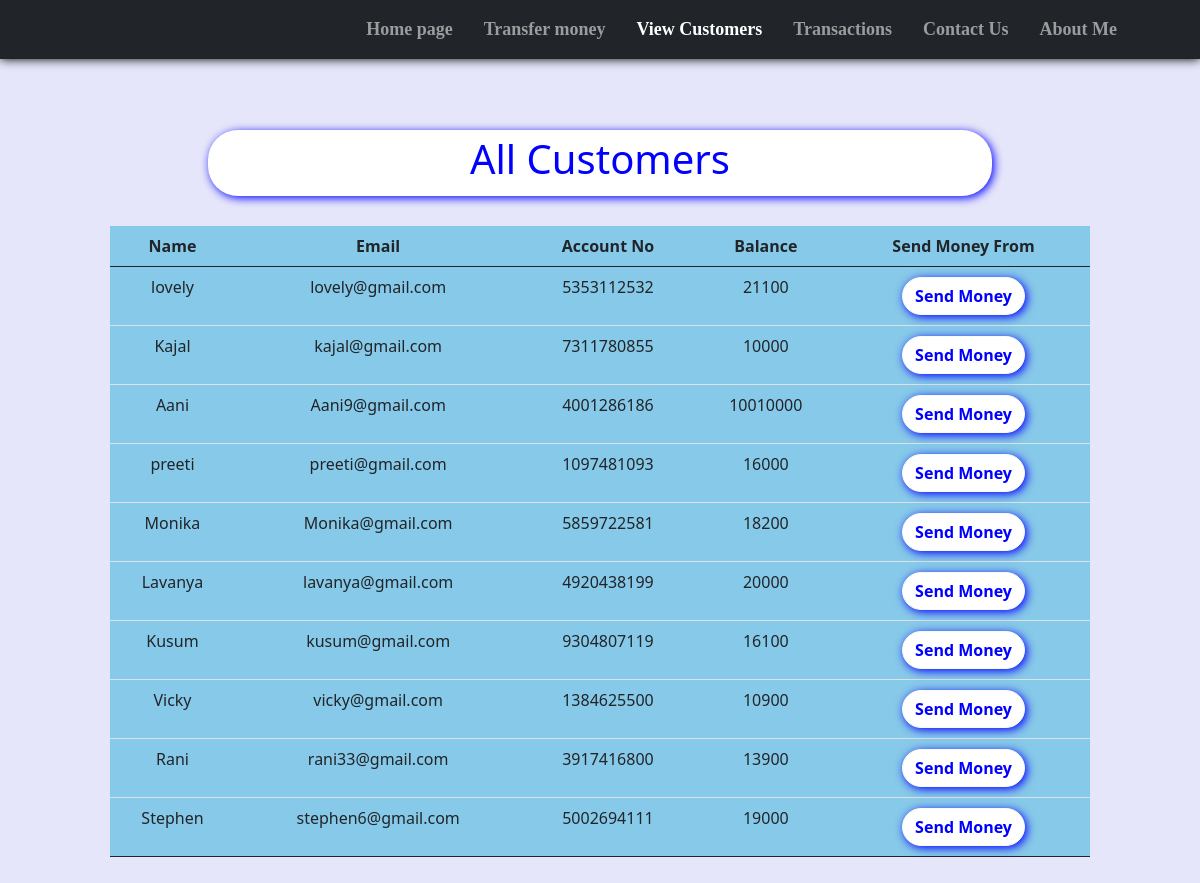
/all_cust.php, run on the app's committed database.
### tables this page shows
CREATE TABLE `users` (
  `sr` int(11) NOT NULL,
  `name` varchar(20) NOT NULL,
  `email` varchar(20) NOT NULL,
  `accno` varchar(10) NOT NULL,
  `blc` bigint(20) NOT NULL
);

### all_cust.php (the view, shortened to what this page needs)
<!doctype html>
<html lang="en">
<head>
    <link href="https://cdn.jsdelivr.net/npm/bootstrap@5.0.2/dist/css/bootstrap.min.css" rel="stylesheet"
>
    <link rel="stylesheet" href="https://cdnjs.cloudflare.com/ajax/libs/font-awesome/5.15.3/css/all.min.css"
 />
</head>
<body style="background-color:lavender;">
    <?php include 'spin.php'; ?>
    <nav class="navbar navbar-expand-lg navbar-dark bg-dark fixed fixed-top"
        style="font-family:candara; font-size:18px; box-shadow: 0px 0px 10px 0px black;">
        <div class="container-fluid">
            <a href="index.php"><img src="statics\logo.jpg" alt=""
                    style="height: 80px; margin-left:25px; margin-top:10px;"></a>
        </div>
        <div class="collapse navbar-collapse" id="navbarSupportedContent">
            <b>
                <ul class="navbar-nav ">
                    <li class="nav-item nav-links" style="margin-left:15px;">
                        <a class="nav-link text-nowrap" aria-current="page" href="index.php">Home page</a>
                    </li>
                    <li class="nav-item" style="margin-left:15px; ">
                        <a class="nav-link text-nowrap" href="send_money.php">Transfer money</a>
                    </li>
                    <li class="nav-item" style="margin-left:15px;">
                        <a class="nav-link text-nowrap active" href="all_cust.php">View Customers</a>
                    </li>
                    <li class="nav-item" style="margin-left:15px;">
                        <a class="nav-link text-nowrap" href="transactions.php">Transactions</a>
                    </li>
                    <li class="nav-item" style="margin-left:15px;">
                        <a class="nav-link text-nowrap" href="contact_us.php">Contact Us</a>
                    </li>
                    <li class="nav-item" style="margin-left:15px; margin-right:75px;">
                        <a class="nav-link text-nowrap" href="about_us.php">About Me</a>
                    </li>
                </ul>
            </b>
        </div>
    </nav>
    <center>
        <div class="container" style="margin-top: 10%; padding:10px 80px 10px 80px; ">
            <div
                style="width:80%; background-color:white; padding:5px 5px 5px 5px; border-radius:30px; box-shadow: 2px 2px 10px blue;">
                <h1 style=" color:blue;">All Customers</h1>
            </div>
            <?php
    $conn = mysqli_connect($servername, $username, $password, $database);
    if(!$conn){
        die("Connection not established: ".mysqli_connect_error());
    }else{
        $sql = "SELECT * FROM `users`";
        $result = mysqli_query($conn, $sql);
?>
            <table class="table table" style="margin-top: 30px;background-color:#87c9e8">
                <thead>
                    <tr>
                        <th scope="col">Name</th>
                        <th scope="col">Email</th>
                        <th scope="col">Account No</th>
                        <th scope="col">Balance</th>
                        <th scope="col">Send Money From</th>
                    </tr>
                </thead>
                <?php
echo "<tbody>";
        while($row = mysqli_fetch_assoc($result)){
        echo    '
            <tr>
              <td>'.$row['name'].'</td>
              <td>'.$row['email'].'</td>
              <td>'.$row['accno'].'</td>
              <td>'.$row['blc'].'</td>
              <td style="padding:10px 10px 10px 10px">
              <a href="send_money.php?reads='.$row['accno'].'"
              <button type="button" class="btn mybtn btn-outline-light">Send Money</button>
              </a>
              </td>
            </tr>';
    }
    }
    echo "</tbody>";
?>
        </div>
    </center>
</body>
</html>

### spin.php (shortened to what this page needs)
<html>
<head>
<link rel="stylesheet" href="https://cdnjs.cloudflare.com/ajax/libs/font-awesome/5.15.3/css/all.min.css" />
</head>
<body>
    </body>
</html>

### all_cust.php (style rules this page uses)
th, td { text-align: center; }
.mybtn { box-shadow: 2px 2px 10px blue; border-radius: 30px; font-weight: bold; background-color: white; color: blue; }

### data on the page
users: name "lovely", email "lovely@gmail.com", accno "5353112532", blc "21100"
users: name "Kajal", email "kajal@gmail.com", accno "7311780855", blc "10000"
users: name "Aani", email "Aani9@gmail.com", accno "4001286186", blc "10010000"
users: name "preeti", email "preeti@gmail.com", accno "1097481093", blc "16000"
users: name "Monika", email "Monika@gmail.com", accno "5859722581", blc "18200"
users: name "Lavanya", email "lavanya@gmail.com", accno "4920438199", blc "20000"
users: name "Kusum", email "kusum@gmail.com", accno "9304807119", blc "16100"
users: name "Vicky", email "vicky@gmail.com", accno "1384625500", blc "10900"
users: name "Rani", email "rani33@gmail.com", accno "3917416800", blc "13900"
users: name "Stephen", email "stephen6@gmail.com", accno "5002694111", blc "19000"
